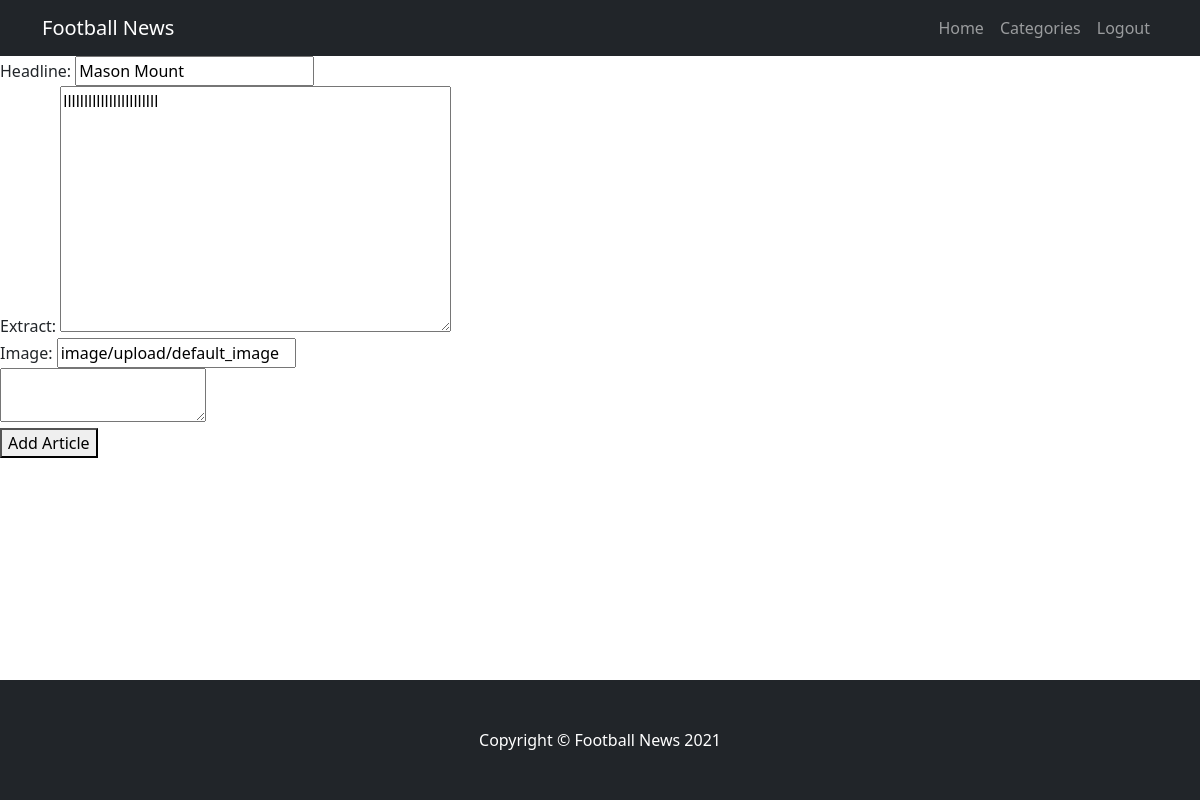
Before: /article/edit/1 (signed in) with the older database file.
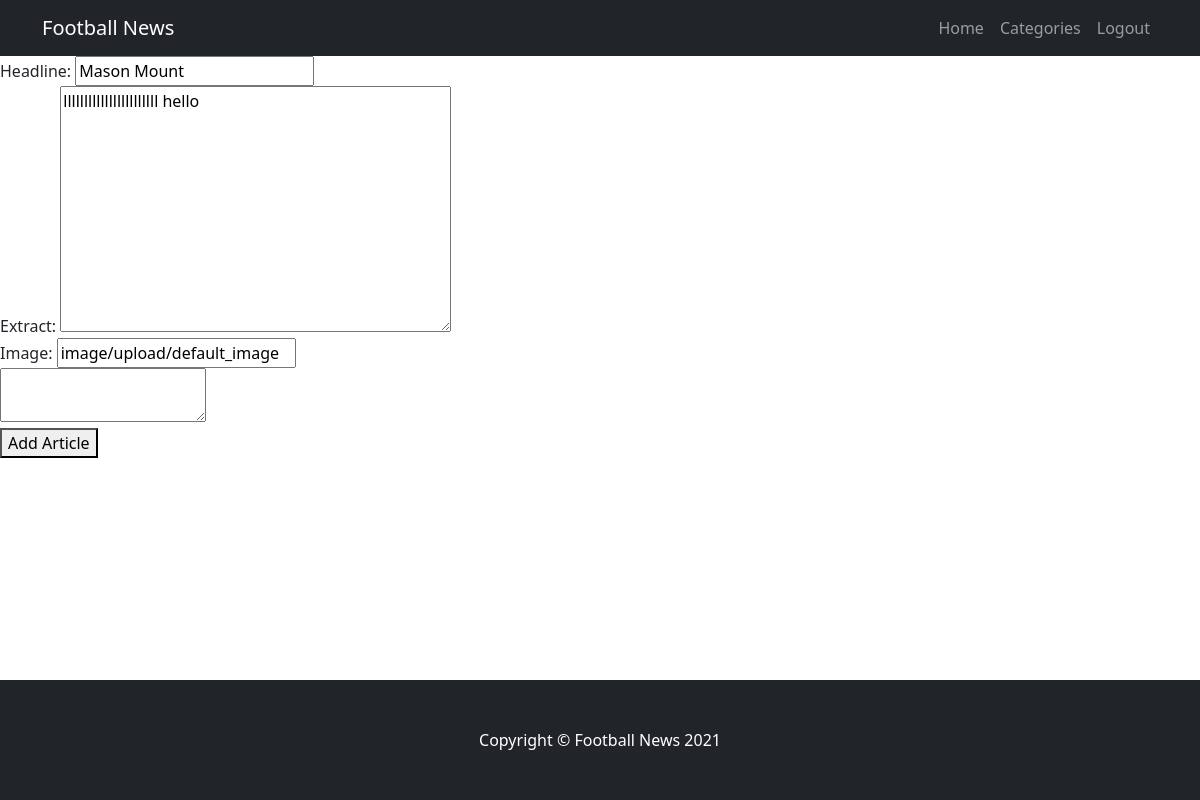
After: the same page with the newer database file.
### news/models.py (models this page shows, shortened)
class Article(models.Model):
    author = models.ForeignKey(User, on_delete=models.CASCADE, related_name="news_article")
    headline = models.CharField(unique=True, max_length=250)
    extract = models.TextField(max_length=100)
    approved = models.BooleanField(default=False)
    time_created = models.DateTimeField(auto_now_add=True)
    updated_time = models.DateTimeField(auto_now=True)
    content = models.TextField()
    image = CloudinaryField("image", default="default_image")
    upvote = models.ManyToManyField(User, blank=True, related_name="news_upvotes")
    downvote = models.ManyToManyField(User, blank=True, related_name="news_downvotes")
    category = models.ForeignKey(Category, on_delete=models.CASCADE, related_name="category_article")

### news/views.py (the view, shortened to what this page needs)
# urls.py: path('article/edit/<article_id>', views.edit_article, name='edit_article'),
def edit_article(request, article_id, *args, **kwargs):
    article = get_object_or_404(Article, id=article_id)
    form = ArticleForm(instance=article)
    context = {
        'form': form,
        'article': article,
    }
    return render(request, 'edit_article.html', context)

### news/forms.py
class ArticleForm(forms.ModelForm):
    class Meta:
        model = Article
        fields = ('headline', 'image', 'extract',)

### templates/edit_article.html (shortened to what this page needs)
{% extends "base.html" %}
{% block content %}
{% if user.is_authenticated %}
<form action="{{ news.views.edit_article }}" method="POST" enctype="multipart/form-data">
    <div>Headline: {{ form.headline }}</div>
    <div>Extract: {{ form.extract }}</div>
    <div>Image: {{ form.image }}</div>
    <textarea id="summernote" name="editordata"></textarea>
    <div>
        <button type="submit">Add Article</button>
    </div>
</form>
{% else %}
<h1>Login to make a new article</h1>
{% endif %}
{% endblock %}

Changed rows visible on the page:
changed Article "Mason Mount": extract "lllllllllllllllllllllll" → "lllllllllllllllllllllll hello"
